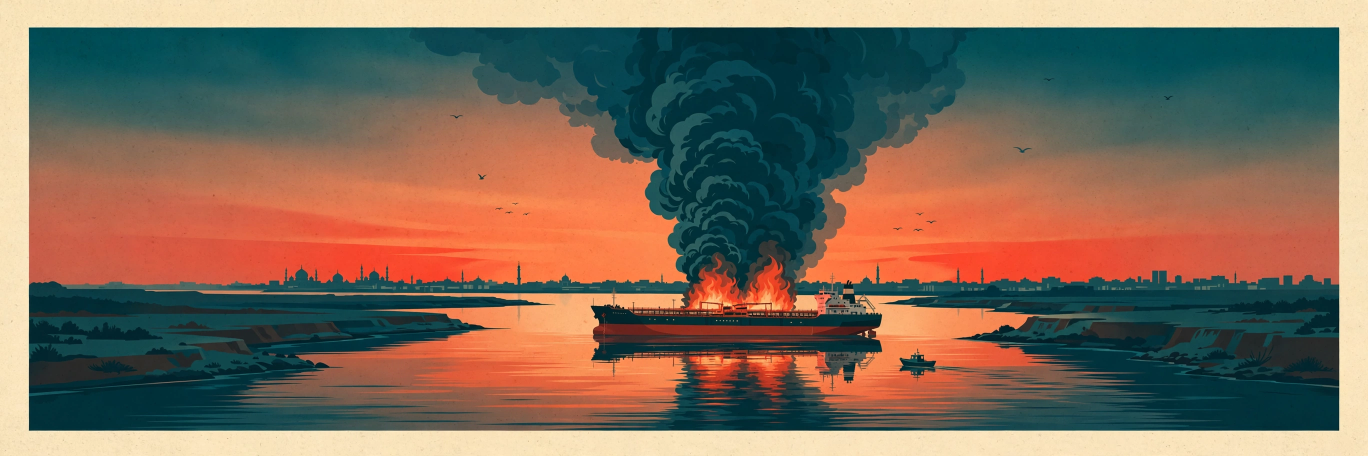
#> input picture illustrations/media-generation-gulf-scene-0-5e15f1f3-67e9-4887-8cc4-53233ed80707.png, 2736 x 912 px (shown at 1/2 size); its folder holds only this picture in this run
$ python render_b.py
#> lines starting #> are read from the running program, lines starting #| are printed output that depends on the picture; after the words box and inside, x2 and y2 are one past the last pixel; in counts of white or black regions, pixels touching at a corner belong together
### render.py
#!/usr/bin/env python3
"""Render Candidate A — 'Luminous Atlas' — for news-image-20261121 (@brikzeni).

Deterministic Pillow compositor: generated base world-map art (no text inside
it) + coded flat pictograms + ALL typography typeset here, so every word is
sharp and factually exact. No network, no clock, no randomness:
same stories.json + same base art = same bytes.

Run:  python3 render.py            -> writes entry.png (1024x1024)
       python3 render.py out2.png  -> writes out2.png (for determinism check)
"""
import json
import os
import sys

import numpy as np
from PIL import Image, ImageDraw, ImageFont

HERE = os.path.dirname(os.path.abspath(__file__))
W, H = 1024, 1024
PAPER = (246, 234, 215)
INK = (20, 66, 74)          # deep ink-teal
INK_SOFT = (62, 107, 122)
VERM = (200, 67, 43)        # vermilion accent
OCHRE = (176, 122, 42)
MUTED = (110, 100, 82)
CREAM_CHIP = (250, 242, 226)

F_SERIF_B = "/usr/share/fonts/truetype/liberation/LiberationSerif-Bold.ttf"
F_SERIF = "/usr/share/fonts/truetype/liberation/LiberationSerif-Regular.ttf"
F_SANS_B = "/usr/share/fonts/truetype/liberation/LiberationSans-Bold.ttf"
F_SANS = "/usr/share/fonts/truetype/liberation/LiberationSans-Regular.ttf"
F_SANS_I = "/usr/share/fonts/truetype/liberation/LiberationSans-Italic.ttf"
F_DSERIF_B = "/usr/share/fonts/truetype/dejavu/DejaVuSerif-Bold.ttf"

REGION_COLOR = {
    "Middle East & Gulf": (200, 67, 43),
    "Europe": (20, 66, 74),
    "Africa": (176, 122, 42),
    "North America": (62, 107, 122),
    "Latin America": (74, 122, 62),
    "South Asia": (122, 74, 107),
    "East & SE Asia": (138, 109, 27),
    "Oceania & Pacific": (46, 74, 122),
    "Space & Science": (34, 34, 34),
}


def font(path, size):
    return ImageFont.truetype(path, size)


def wrap(draw, text, fnt, max_w):
    """Greedy word wrap to max_w pixels; returns list of lines."""
    words = text.split()
    lines, cur = [], ""
    for w in words:
        t = (cur + " " + w).strip()
        if draw.textlength(t, font=fnt) <= max_w or not cur:
            cur = t
        else:
            lines.append(cur)
            cur = w
    if cur:
        lines.append(cur)
    return lines


def text_c(draw, cx, y, s, fnt, fill=INK, anchor="ma"):
    draw.text((cx, y), s, font=fnt, fill=fill, anchor=anchor)


# [30 lines left out: functions lonlat_to_art, art_to_canvas, _ship, not called in this run]


def _globe_thermo(d, b, teal=INK, red=VERM):
    x0, y0, x1, y1 = b
    cx, cy = (x0 + x1) // 2 - 8, (y0 + y1) // 2 + 2
    r = 20
    d.ellipse([cx - r, cy - r, cx + r, cy + r], outline=teal, width=3)
    d.arc([cx - r, cy - r, cx + r, cy + r], 200, 340, fill=teal, width=2)
    d.line([(cx, cy - r), (cx, cy + r)], fill=teal, width=2)
    d.line([(cx - r, cy), (cx + r, cy)], fill=teal, width=2)
    # thermometer
    tx = x1 - 14
    d.rounded_rectangle([tx - 4, y0 + 8, tx + 4, y1 - 14], 4,
                        outline=teal, width=3)
    d.ellipse([tx - 7, y1 - 20, tx + 7, y1 - 6], fill=red)
    d.rectangle([tx - 2, y0 + 18, tx + 2, y1 - 14], fill=red)


def _building_crack(d, b, teal=INK, red=VERM):
    x0, y0, x1, y1 = b
    d.rectangle([x0 + 10, y0 + 14, x1 - 10, y1 - 8], outline=teal, width=3)
    for wx in (x0 + 18, (x0 + x1) // 2, x1 - 26):
        for wy in (y0 + 22, y0 + 36):
            d.rectangle([wx, wy, wx + 8, wy + 8], fill=teal)
    d.line([(x0 + 26, y0 + 14), (x0 + 20, y0 + 30), (x0 + 30, y0 + 44),
            (x0 + 22, y1 - 8)], fill=red, width=3)
    d.line([(x1 - 14, y0 + 6), (x1 - 20, y0 + 16)], fill=red, width=3)


def _handcuffs(d, b, teal=INK, red=VERM):
    x0, y0, x1, y1 = b
    cy = (y0 + y1) // 2
    d.ellipse([x0 + 4, cy - 13, x0 + 30, cy + 13], outline=teal, width=4)
    d.ellipse([x1 - 30, cy - 13, x1 - 4, cy + 13], outline=teal, width=4)
    d.line([(x0 + 30, cy), (x1 - 30, cy)], fill=teal, width=3)
    d.line([(x0 + 12, cy - 13), (x0 + 22, cy - 20)], fill=red, width=3)
    d.line([(x1 - 22, cy - 13), (x1 - 12, cy - 20)], fill=red, width=3)


def _spacecraft(d, b, teal=INK, red=VERM):
    x0, y0, x1, y1 = b
    cx, cy = (x0 + x1) // 2, (y0 + y1) // 2
    d.arc([x0 + 2, y0 + 2, x1 - 2, y1 - 2], 200, 340, fill=INK_SOFT, width=2)
    d.rectangle([cx - 18, cy - 8, cx - 2, cy + 8], fill=teal)
    d.rectangle([cx + 2, cy - 8, cx + 18, cy + 8], fill=teal)
    d.rectangle([cx - 5, cy - 5, cx + 5, cy + 5], fill=red)
    d.ellipse([x1 - 22, y0 + 4, x1 - 6, y0 + 20], fill=VERM)
    d.ellipse([x1 - 20, y0 + 6, x1 - 8, y0 + 18], fill=(230, 150, 110))


# [94 lines left out: functions _zeta, _chart_down, _factory_fire, _shield, _seismo, _cargo and 3 more, not called in this run]


PICTO = {
    "bahrain": _ship, "cop31": _globe_thermo, "kryvyi": _building_crack,
    "chapo": _handcuffs, "bepi": _spacecraft, "riemann": _zeta,
    "markets": _chart_down, "indonesia": _factory_fire, "riyadh": _shield,
    "peru": _seismo, "eu-indo": _cargo, "nigeria": _capsized,
    "gaza": _truck, "france": _placard,
}

# --- layout overrides (canvas coords; map band y=118..672) -----------------
MED_OVERRIDE = {
    "bepi": (730, 175), "eu-indo": (400, 180), "france": (335, 285),
    "peru": (230, 580), "riyadh": (700, 470), "bahrain": (712, 330),
    "kryvyi": (580, 235), "markets": (310, 410), "riemann": (165, 230),
}
# tier-1 chips: (cx, cy, width)
CHIP1 = {
    "bahrain": (712, 414, 210), "cop31": (320, 345, 190),
    "kryvyi": (520, 155, 200), "chapo": (150, 510, 200),
    "bepi": (730, 250, 200),
}
# tier-2 one-line labels: (cx, cy, width)
LABEL2 = {
    "riemann": (165, 180, 150), "markets": (310, 456, 150),
    "indonesia": (820, 566, 150), "riyadh": (700, 516, 150),
    "peru": (230, 626, 150), "eu-indo": (400, 228, 180),
    "nigeria": (420, 526, 150), "gaza": (540, 466, 150),
    "france": (230, 285, 150),
}

BASE_ART = os.path.join(
    HERE, "illustrations",
    "media-generation-world-atlas-base-0-f15917d0-ab2c-4df2-8f38-2e71c8c22bd9.png")


# [126 lines left out: functions clean_base, chip, main, not called in this run]


# [2 lines that do not run on import are left out]

### render_b.py
#!/usr/bin/env python3
"""Render Candidate B — 'The Strait Burns' — for news-image-20261121.

One dominant generated scene (burning tanker, Strait of Hormuz) + the four
other leads as pictogram columns + all 32 remaining stories as a digest.
Same stories.json, same palette/fonts as render.py. Deterministic.
Run: python3 render_b.py [out.png]
"""
import json
import os
import sys

import numpy as np
from PIL import Image, ImageDraw

from render import (HERE, W, H, PAPER, INK, INK_SOFT, VERM, MUTED,
                    CREAM_CHIP, REGION_COLOR, font, wrap, text_c, chip,
                    PICTO, F_SERIF_B, F_SERIF, F_SANS_B, F_SANS)

GULF_ART = os.path.join(
    HERE, "illustrations",
    "media-generation-gulf-scene-0-5e15f1f3-67e9-4887-8cc4-53233ed80707.png")


def clean_gulf():
    """Crop the generator's paper border, resize to the hero band."""
    im = Image.open(GULF_ART).convert("RGB")
    a = np.array(im).astype(int)
    paper = np.array([246, 234, 215])
    mask = (np.abs(a - paper).sum(axis=2) > 45)
    ys, xs = np.where(mask)
    im = im.crop((int(xs.min()), int(ys.min()), int(xs.max()) + 1,
                  int(ys.max()) + 1))
    return im.resize((1024, 442), Image.LANCZOS)


def main():
    out = sys.argv[1] if len(sys.argv) > 1 else os.path.join(
        HERE, "entry_b.png")
    with open(os.path.join(HERE, "stories.json"), encoding="utf-8") as f:
#> (reads stories.json from the repository)
        data = json.load(f)
    meta, stories = data["meta"], data["stories"]
    by_id = {s["id"]: s for s in stories}

    img = Image.new("RGB", (W, H), PAPER)
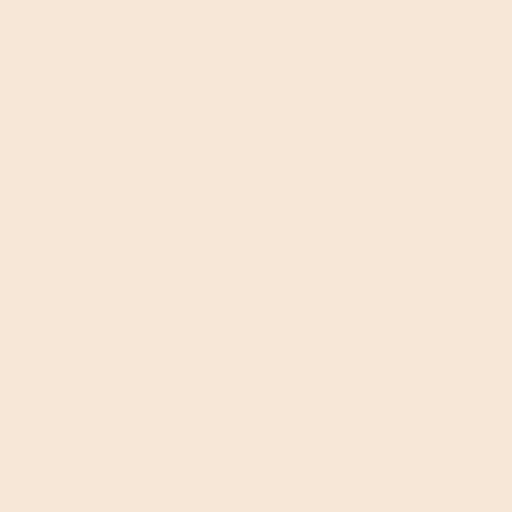
#> img: PIL image 1024x1024 RGB (shown at 1/2 size); mean R, G, B 246, 234, 215
    d = ImageDraw.Draw(img)
    img.paste(clean_gulf(), (0, 118))
#> in clean_gulf, im is the input picture: PIL image 2736x912 RGB; mean R, G, B 126.1, 107.8, 91.3
#> in clean_gulf, `mask = (np.abs(a - paper).sum(axis=2) > 45)`:
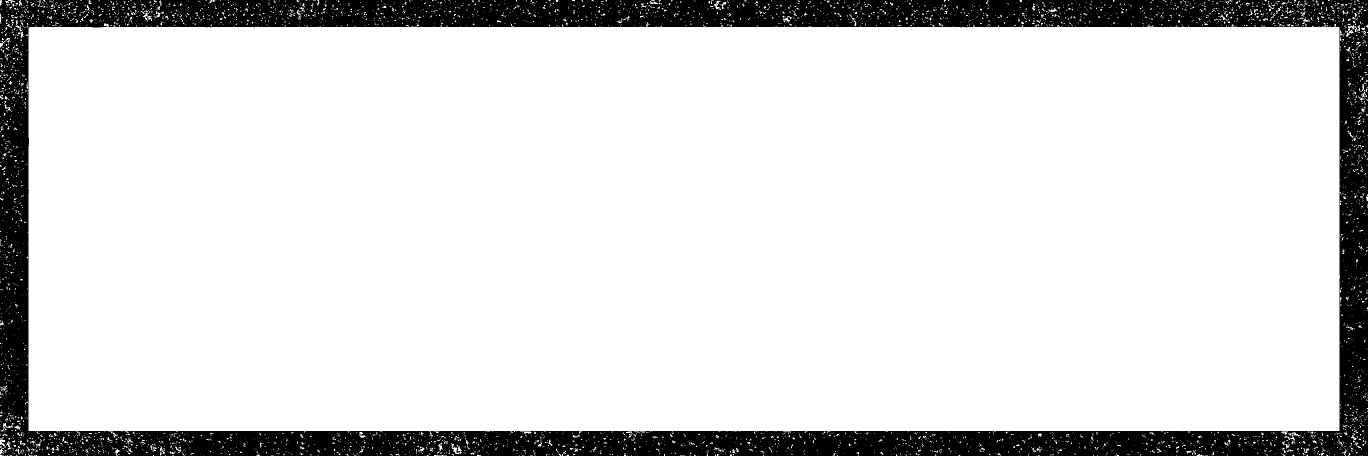
#> mask: shape (912, 2736) bool (shown at 1/2 size); 86% white; 21 black regions (20 under 20 px), largest, box (x1, y1, x2, y2) and area: (0, 0, 2736, 912) 350285
#> in clean_gulf, `return im.resize((1024, 442), Image.LANCZOS)`:
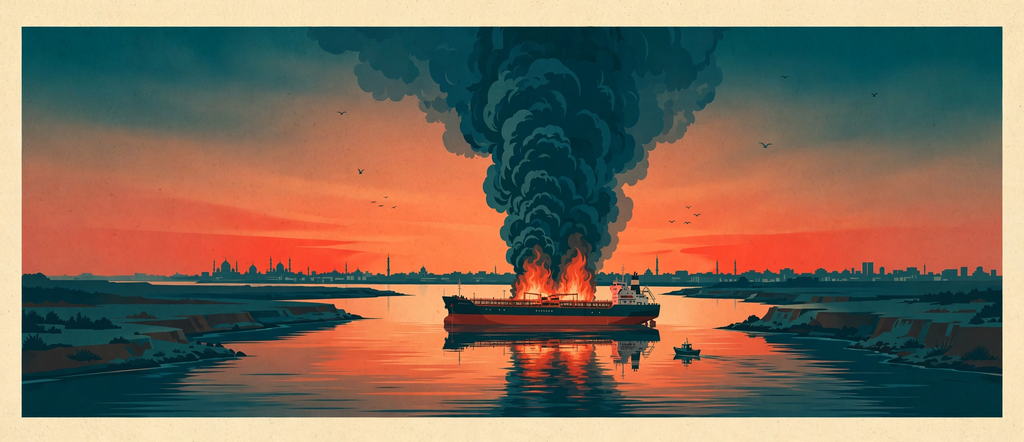
#> returned value: PIL image 1024x442 RGB; mean R, G, B 126.1, 107.8, 91.3
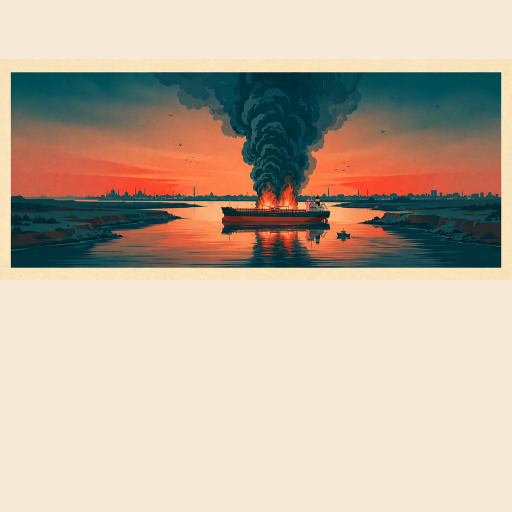
#> img: PIL image 1024x1024 RGB (shown at 1/2 size); mean R, G, B 194.2, 179.5, 161.6

    # ---- header ---------------------------------------------------------
    text_c(d, 512, 8, meta["title"], font(F_SERIF_B, 46))
    text_c(d, 512, 58, meta["date"], font(F_SERIF_B, 26), fill=VERM)
    text_c(d, 512, 92, meta["count_line"], font(F_SANS_B, 13))
    d.line([(180, 112), (844, 112)], fill=INK, width=1)

    # ---- hero caption chip (lead story, over the dark sea) --------------
    s = by_id["bahrain"]
    lines = ([(s["place"], font(F_SANS_B, 11), VERM, 15)]
             + [(t, font(F_SERIF_B, 20), INK, 24)
                for t in wrap(d, s["headline"], font(F_SERIF_B, 20), 380)]
             + [(t, font(F_SANS, 12), MUTED, 15)
                for t in wrap(d, s["fact"], font(F_SANS, 12), 380)][:2])
#> lines = 3 items
    # chip() centres text; draw it manually left-aligned instead
    w, x0, y0 = 420, 24, 452
    total = sum(fnt.size + 4 for _, fnt, _, _ in lines) + 16
#> total = 71
    d.rounded_rectangle([x0, y0, x0 + w, y0 + total], 6,
                        fill=CREAM_CHIP, outline=INK, width=1)
    y = y0 + 9
    for (txt, fnt, fill, _l) in lines:
        d.text((x0 + 14, y), txt, font=fnt, fill=fill, anchor="la")
        y += fnt.size + 4
#> this loop made 3 passes
#> (txt, fill, _l, y) on passes 1 to 2: ('BAHRAIN · HORMUZ', (200, 67, 43), 15, 476), ('IRAN STRIKES BAHRAIN', (20, 66, 74), 24, 500)
#> (fill, _l, y) on pass 3: ((110, 100, 82), 15, 516)
#> after the loop, y = 516

    # ---- four other leads ------------------------------------------------
    for i, sid in enumerate(["cop31", "kryvyi", "chapo", "bepi"]):
        s = by_id[sid]
        cx = 128 + 256 * i
        my = 598
        r = 36
        d.ellipse([cx - r, my - r, cx + r, my + r], fill=CREAM_CHIP,
                  outline=INK, width=3)
        PICTO[sid](d, (cx - r + 10, my - r + 10, cx + r - 10, my + r - 10))
        y = my + r + 6
        text_c(d, cx, y, s["place"], font(F_SANS_B, 10), fill=VERM)
        y += 15
        for t in wrap(d, s["headline"], font(F_SERIF_B, 15), 236)[:2]:
            text_c(d, cx, y, t, font(F_SERIF_B, 15))
            y += 19
        for t in wrap(d, s["fact"], font(F_SANS, 11), 236)[:2]:
            text_c(d, cx, y, t, font(F_SANS, 11), fill=MUTED)
            y += 14

    # ---- briefs: the other 32 stories, 4 columns -------------------------
    d.line([(24, 728), (1000, 728)], fill=INK, width=1)
    text_c(d, 24, 734, "THE REST OF THE DAY — 32 MORE STORIES",
           font(F_SANS_B, 12), anchor="la")
    rest = [s for s in stories if s["tier"] in (2, 3)]
    cols_x = [24, 272, 520, 768]
    for i, s in enumerate(rest):
        col, row = divmod(i, 8)
        x = cols_x[col]
        y = 758 + row * 28
        rc = REGION_COLOR[s["region"]]
        d.ellipse([x, y + 4, x + 8, y + 12], fill=rc)
        txt = f"{s['place']} — {s['headline']}"
        f12 = font(F_SANS, 12)
        lines = wrap(d, txt, f12, 219)
        if len(lines) > 2:
            f12 = font(F_SANS, 11)
            lines = wrap(d, txt, f12, 219)
        if len(lines) > 2:
            lines = lines[:2]
            lines[1] = lines[1][:38].rsplit(" ", 1)[0] + "…"
        d.text((x + 13, y), lines[0], font=f12, fill=INK)
        if len(lines) > 1:
            d.text((x + 13, y + 13), lines[1], font=f12, fill=INK)
#> this loop made 32 passes

    text_c(d, 512, 1002, meta["sources_note"], font(F_SANS, 10), fill=MUTED)
    img.save(out, format="PNG")
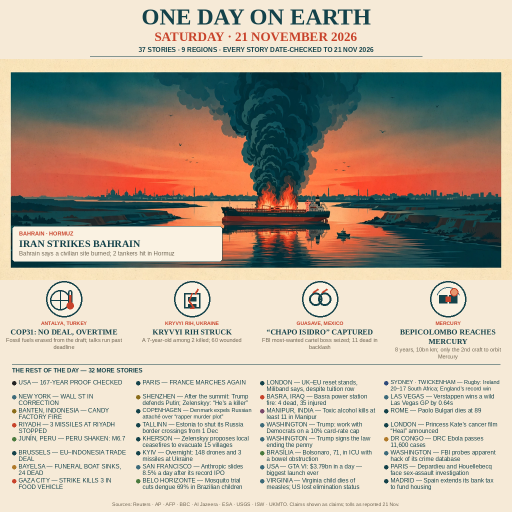
#> saved as entry_b.png: PIL image 1024x1024 RGB (shown at 1/2 size); mean R, G, B 188.2, 175.8, 158.9
    print(f"wrote {out} {img.size}")
#| wrote entry_b.png (1024, 1024)


if __name__ == "__main__":
    main()
